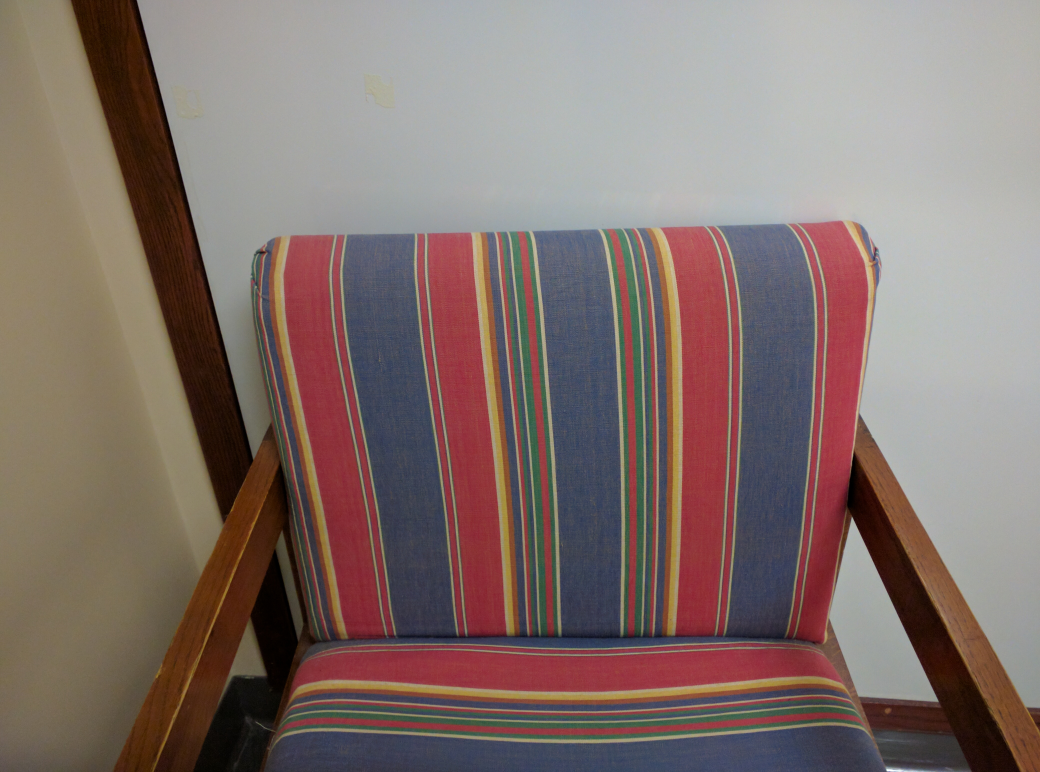
#> input picture chair.jpg, 4160 x 3088 px (shown at 1/4 size)
$ jupyter execute Untitled2.ipynb   (shell and % lines are left out)
#> lines starting #> are read from the running program, lines starting #| are printed output that depends on the picture
[cell 1]
"""Python script to read an image, resize it, and save it under a different name."""

import imageio.v3 as iio
import matplotlib.pyplot as plt
import skimage as ski
import ipympl
import numpy as np

# read in image
chair = iio.imread(uri="chair.jpg")
#> chair is the input picture: shape (3088, 4160, 3); mean R, G, B 130.6, 113.4, 108.5

# resize the image
new_shape = (chair.shape[0] // 100, chair.shape[1] // 100, chair.shape[2])
#> new_shape = (30, 41, 3)
resized_chair = ski.transform.resize(image=chair, output_shape=new_shape)
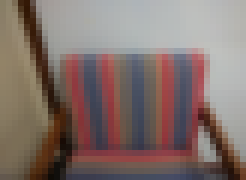
#> resized_chair: shape (30, 41, 3) float64 (shown 6 times larger); mean R, G, B 0.512, 0.445, 0.426
resized_chair = ski.util.img_as_ubyte(resized_chair)

# write out image
iio.imwrite(uri="resized_chair.jpg", image=resized_chair)
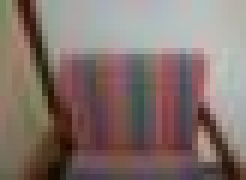
#> saved as resized_chair.jpg: shape (30, 41, 3) (shown 6 times larger); mean R, G, B 130.4, 113.6, 108.3

# display images
fig, ax = plt.subplots()
ax.imshow(chair)
fig, ax = plt.subplots()
ax.imshow(resized_chair)

[cell 2]
# read input image
maize_roots = iio.imread(uri="maize-root-cluster.jpg")
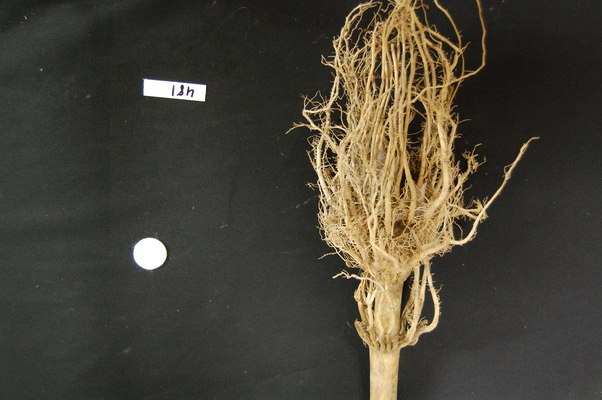
#> input picture maize-root-cluster.jpg, 602 x 400 px
#> maize_roots is the input picture: shape (400, 602, 3); mean R, G, B 70.5, 66.4, 54.5
maize_roots = np.array(maize_roots)

# display original image
fig, ax = plt.subplots()
ax.imshow(maize_roots)

[cell 3]
1# keep only high-intensity pixels
maize_roots[maize_roots < 128] = 0
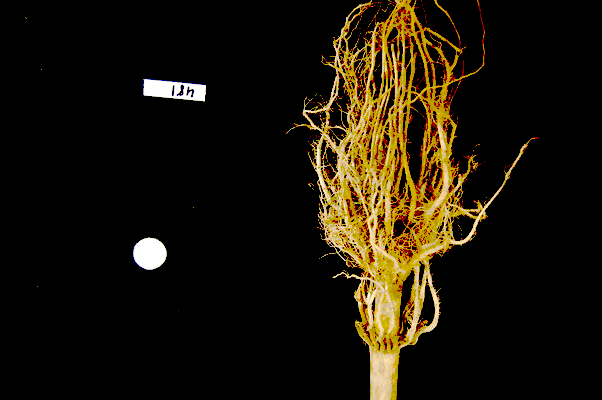
#> maize_roots: shape (400, 602, 3); mean R, G, B 27.3, 20.7, 7.7

# display modified image
fig, ax = plt.subplots()
ax.imshow(maize_roots)

[cell 4]
1# keep only high-intensity pixels
maize_roots[maize_roots < 128] = 0

# display modified image
fig, ax = plt.subplots()
ax.imshow(maize_roots)

[cell 5]
# read input image
chair = iio.imread(uri="chair.jpg")

# display original image
fig, ax = plt.subplots()
ax.imshow(chair)

# convert to grayscale and display
gray_chair = ski.color.rgb2gray(chair)
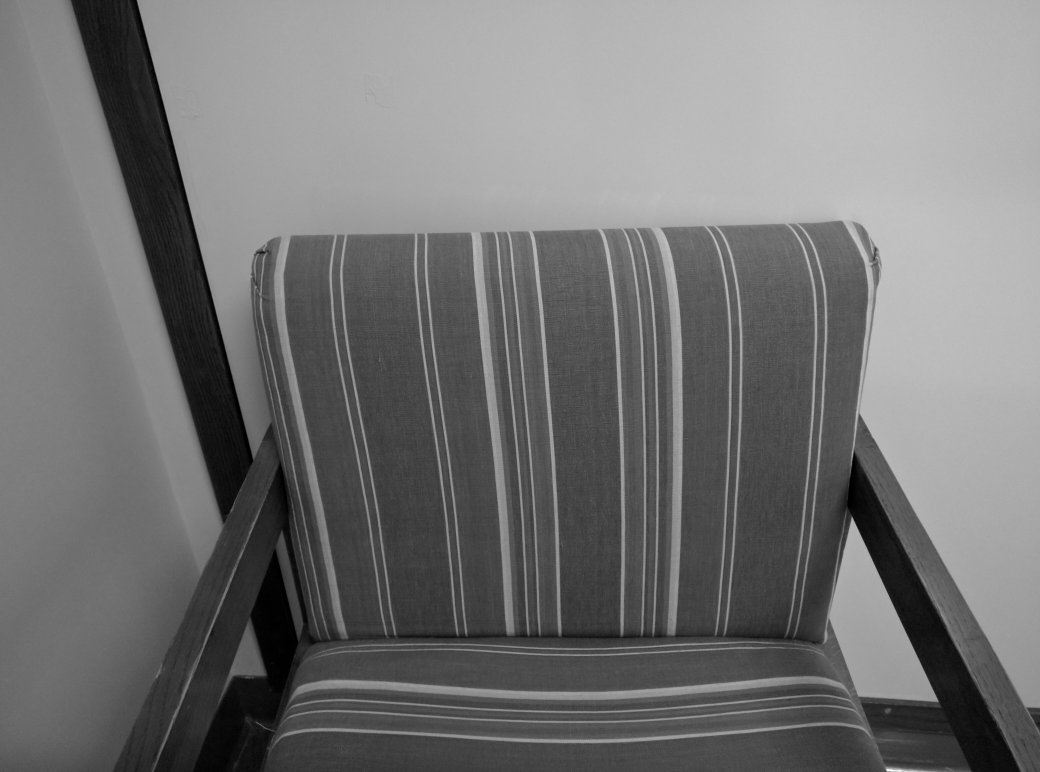
#> gray_chair: shape (3088, 4160) float64 (shown at 1/4 size); min 0, max 1, mean 0.458
fig, ax = plt.subplots()
ax.imshow(gray_chair, cmap="gray")

[cell 6]
"""Python script to load a color image as grayscale."""

# read input image, based on filename parameter
gray_chair = iio.imread(uri="chair.jpg", mode="L")
#> gray_chair: shape (3088, 4160); min 0, max 255, mean 118

# display grayscale image
fig, ax = plt.subplots()
ax.imshow(gray_chair, cmap="gray")

[cell 7]
"""Python script to load a color image as grayscale."""

# read input image, based on filename parameter
sudoku1 = iio.imread(uri="sudoku.png", mode="L")
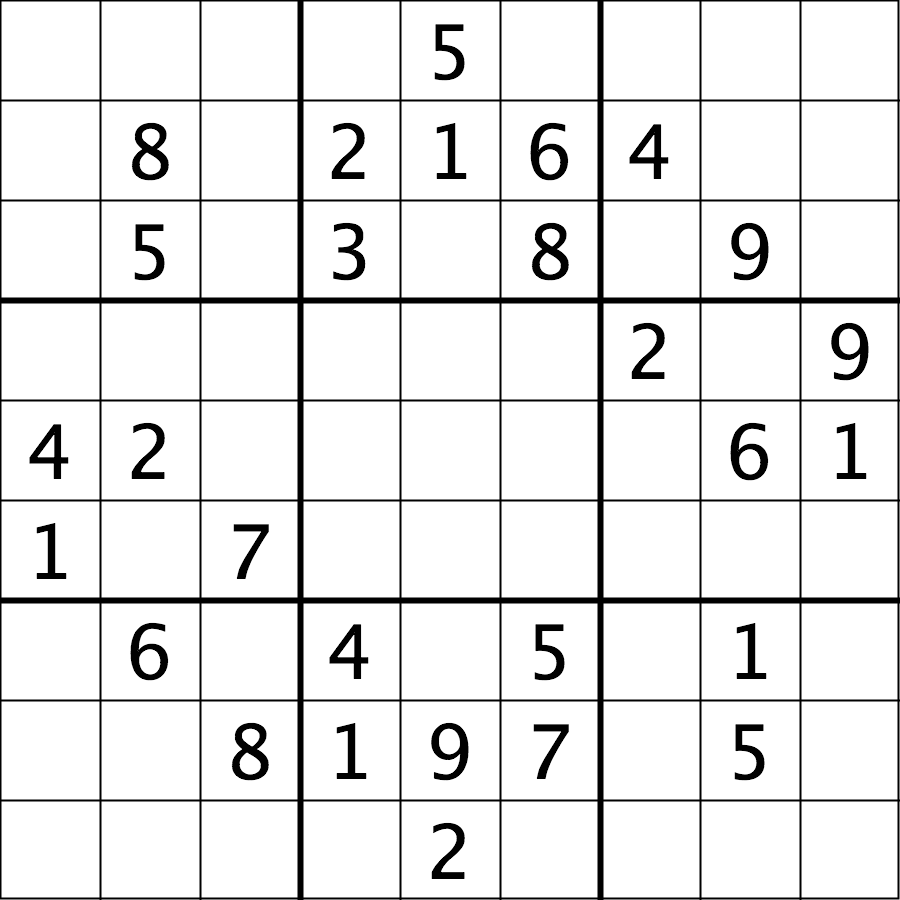
#> input picture sudoku.png, 900 x 900 px
#> sudoku1 is the input picture: shape (900, 900); min 0, max 255, mean 232.7
sudoku = np.array(sudoku1)
# display grayscale image
fig, ax = plt.subplots()
ax.imshow(sudoku1, cmap="gray")

sudoku[sudoku > 192] = 192
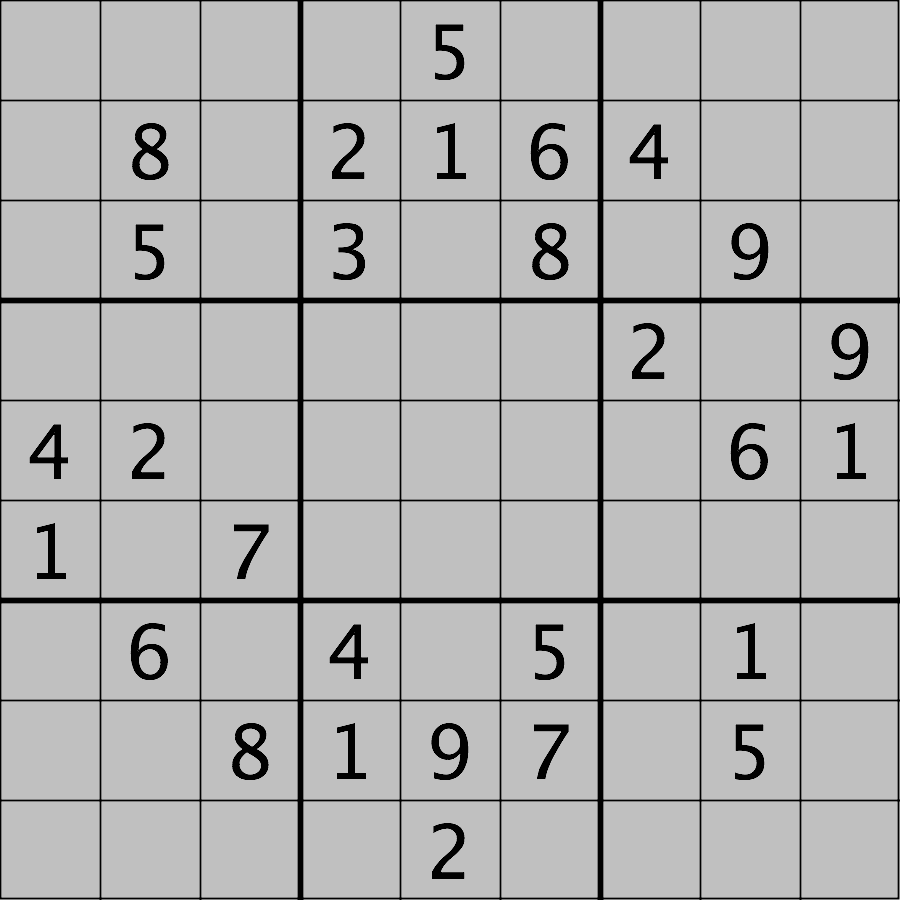
#> sudoku: shape (900, 900); min 0, max 192, mean 176.7
fig, ax = plt.subplots(ncols=1)
#ax[0].imshow(sudoku1, cmap="gray", vmin=0, vmax=255)
ax.imshow(sudoku, cmap="gray", vmin=0, vmax=255 )
